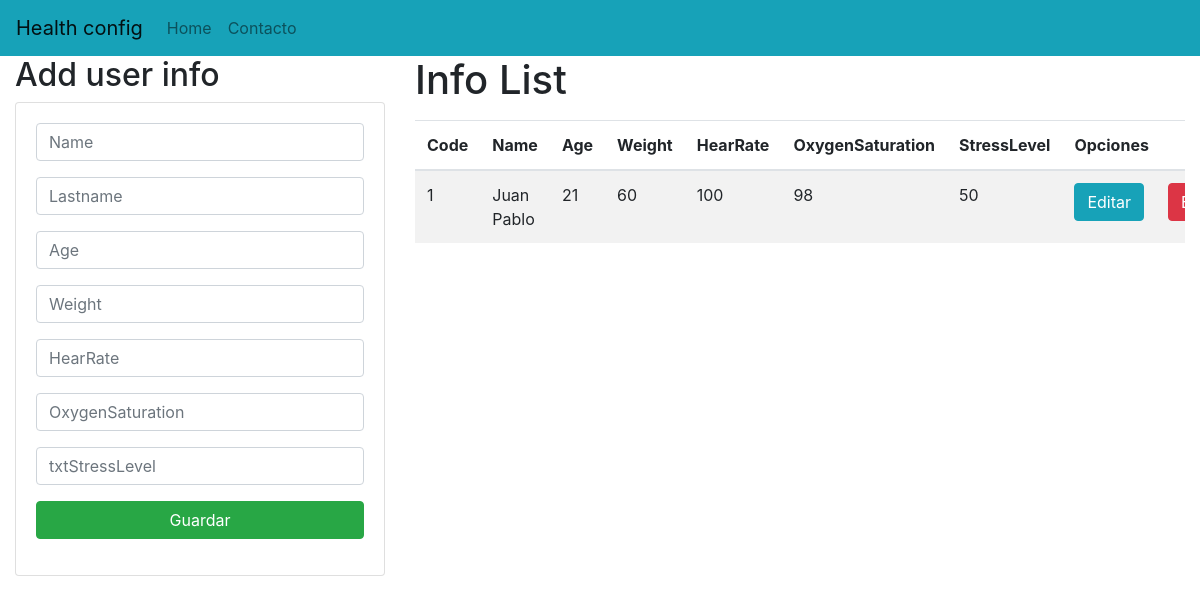
Before: / with the older database file.
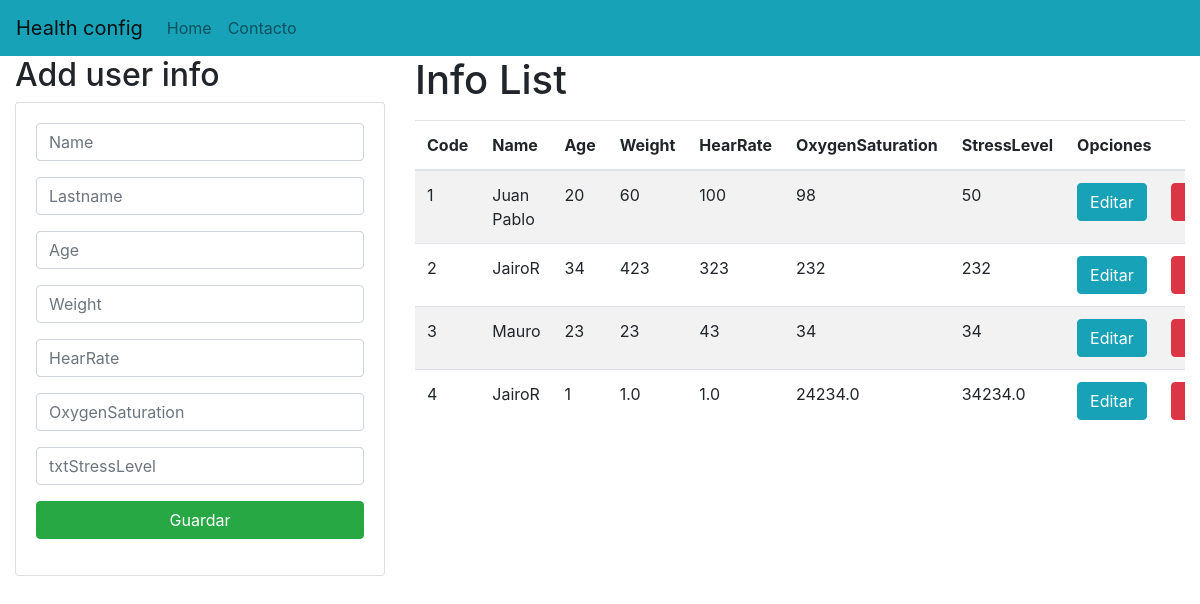
After: the same page with the newer database file.
### healthMetrics/models.py (models this page shows, shortened)
class User(models.Model):
    id: models.AutoField(primary_key=True)
    name = models.CharField(max_length=100)
    lastname = models.CharField(max_length=100)
    age = models.CharField(max_length=100)
    weight = models.CharField(max_length=100)
    hearRate = models.CharField(max_length=100)
    oxygenSaturation = models.CharField(max_length=100)
    stressLevel = models.CharField(max_length=100)

### healthMetrics/views.py (the view)
# urls.py: 2. Add a URL to urlpatterns:  path('', views.home, name='home')
def home(request):
    users = User.objects.all()
    return render(request, 'gestionUser.html', {"users": users})

### healthMetrics/templates/gestionUser.html (shortened to what this page needs)
{% extends "./index.html" %}
{% block body %}
<div class="row">
    <div class="col-sm-12 col-md-4 col-lg-4 col-xl-4">
        <h2>Add user info</h2>
        <div class="card">
            <div class="card-body">
                <form action="/registeruser/" method="POST">{% csrf_token %}
                    <div class="form-group">
                        <input type="text" id="txtName" name="txtName" class="form-control" placeholder="Name" required>
                    </div>
                    <div class="form-group">
                        <input type="text" id="txtLastname" name="txtLastname" class="form-control" placeholder="Lastname"
                            maxlength="50" required>
                    </div>
                    <div class="form-group">
                        <input type="number" id="txtAge" name="txtAge" class="form-control" placeholder="Age" required>
                    </div>
                    <div class="form-group">
                        <input type="number" id="txtWeight" name="txtWeight" class="form-control" placeholder="Weight" required>
                    </div>
                    <div class="form-group">
                        <input type="number" id="txtHearRate" name="txtHearRate" class="form-control" placeholder="HearRate" required>
                    </div>
                    <div class="form-group">
                        <input type="number" id="txtOxygenSaturation" name="txtOxygenSaturation" class="form-control" placeholder="OxygenSaturation" required>
                    </div>
                    <div class="form-group">
                        <input type="number" id="txtStressLevel" name="txtStressLevel" class="form-control" placeholder="txtStressLevel" required>
                    </div>
                    <div class="form-group">
                        <button type="submit" class="btn btn-success btn-block text-white">Guardar</button>
                    </div>
                </form>
            </div>
        </div>
    </div>
    <div class="col-sm-12 col-md-8 col-lg-8 col-xl-8">
        <h1>Info List</h1>
        <div class="table-responsive py-2">
            <table class="table table-striped">
                <thead>
                    <tr>
                        <th>Code</th>
                        <th>Name</th>
                        <th>Age</th>
                        <th>Weight</th>
                        <th>HearRate</th>
                        <th>OxygenSaturation</th>
                        <th>StressLevel</th>
                        <th colspan="2">Opciones</th>
                    </tr>
                </thead>
                <tbody>
                    {% for u in users %}
                    <tr>
                        <td>{{u.id}}</td>
                        <td>{{u.name}}</td>
                        <td>{{u.age}}</td>
                        <td>{{u.weight}}</td>
                        <td>{{u.hearRate}}</td>
                        <td>{{u.oxygenSaturation}}</td>
                        <td>{{u.stressLevel}}</td>
                        <td><a href="editingUser/{{u.id}}" class="btn btn-info">Editar</a></td>
                        <td><a href="deleteUser/{{u.id}}" class="btn btn-danger btnEliminacion">Eliminar</a></td>
                    </tr>
                    {% endfor %}
                </tbody>
            </table>
        </div>
    </div>
</div>
{% endblock %}

### healthMetrics/templates/index.html (shortened to what this page needs)
<!DOCTYPE html>
<html lang="en">
<head>
    {% load static %}
    <link rel="stylesheet" href="https://cdn.jsdelivr.net/npm/bootstrap@4.5.3/dist/css/bootstrap.min.css"
>
    <link rel="stylesheet" href="{% static 'css/userManage' %}">
</head>
<body>
    <nav class="navbar navbar-expand-lg navbar-light bg-info">
        <a class="navbar-brand" href="#">Health config</a>
        <div class="collapse navbar-collapse" id="navbarNav">
            <ul class="navbar-nav">
                <li class="nav-item">
                    <a class="nav-link" href="#">Home <span class="sr-only">(current)</span></a>
                </li>
                <li class="nav-item">
                    <a class="nav-link" href="#">Contacto</a>
                </li>
            </ul>
        </div>
    </nav>
    <div class="container-fluid m-10">
        {% block body %}
        {% endblock %}
    </div>
</body>
</html>

Changed rows visible on the page:
changed User "Juan Pablo": age "21" → "20"
added User: id "2", name "JairoR", age "34", weight "423", hearRate "323", oxygenSaturation "232", stressLevel "232"
added User: id "3", name "Mauro", age "23", weight "23", hearRate "43", oxygenSaturation "34", stressLevel "34"
added User: id "4", name "JairoR", age "1", weight "1.0", hearRate "1.0", oxygenSaturation "24234.0", stressLevel "34234.0"
